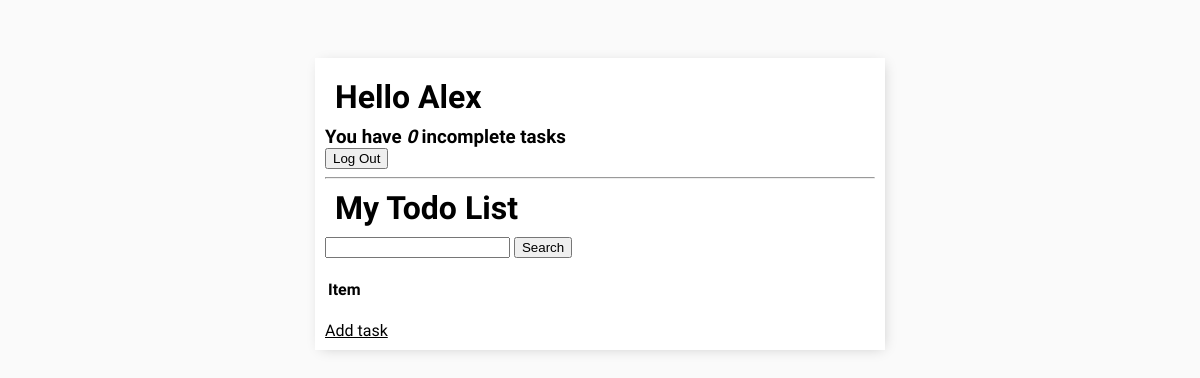
/ (signed in), run on an earlier commit of the app's database.
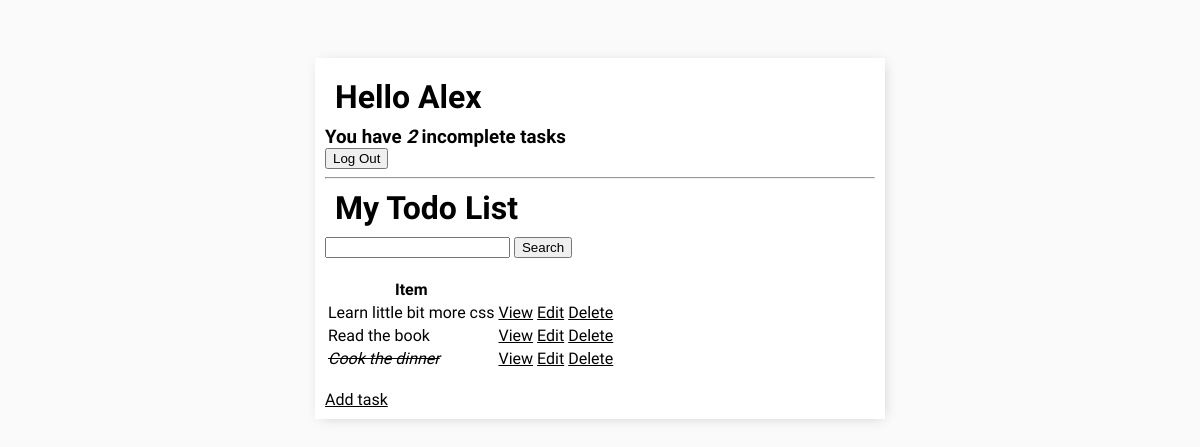
And on a later commit of the database.
### todo/models.py (models this page shows, shortened)
class Task(models.Model):
    user = models.ForeignKey(User, on_delete=models.CASCADE, null=True, blank=True)
    title = models.CharField(max_length=200, null=True)
    description = models.TextField(null=True)
    complete = models.BooleanField(default=False)
    created = models.DateTimeField(auto_now_add=True)
    class Meta:
        ordering = ['complete']

### todo/views.py (the view)
# urls.py: path('', TaskList.as_view(), name='tasks'),
class TaskList(LoginRequiredMixin, ListView):
    model = Task
    context_object_name = 'tasks'
    def get_context_data(self, **kwargs):
        context = super().get_context_data(**kwargs)
        context['tasks'] = context['tasks'].filter(user = self.request.user)
        context['count'] = context['tasks'].filter(complete=False).count()
        search_input = self.request.GET.get('search-area') or ''
        if search_input:
            context['tasks'] = context['tasks'].filter(title__startswith=search_input)
        context['search_input'] = search_input
        return context

### todo/templates/todo/task_list.html (shortened to what this page needs)
{% extends 'base.html' %}
{% block content %}
<div class="header-bar">
    <div>
        <h1>Hello {{request.user|title}}</h1>
        <h3 style="margin:0">You have <i>{{count}}</i> incomplete task{{ count|pluralize:"s" }}</h3>
    </div>
    {% if  request.user.is_authenticated %}
    <form action="{% url 'logout' %}" method="post">
        <button type="submit">Log Out</button>
    </form>
    {% else %}
    <form action="{% url 'login' %}" method="post">
        {% csrf_token %}
        <button type="submit">Log In</button>
    </form>
{% endif %}
</div>
<hr>
<h1>My Todo List</h1>
<form method="GET">
    <input type="text" name="search-area" value="{{search_input}}">
    <input type="submit" value="Search">
</form>
<br>
<div>
        <div>
            <table>
                <tr>
                    <th>Item</th>
                </tr>
                {% for task in tasks %}
                {% if task.complete %}
                <tr>
                    <td><i><s>{{task.title}}</s></i></td>
                    <td><a href="{% url 'task' task.id %}">View</a></td>
                    <td><a href="{% url 'task-update' task.id %}">Edit</a></td>
                    <td><a href="{% url 'task-delete' task.id %}">Delete</a></td>
                </tr>
                {% else %}
                <tr>
                    <td>{{task.title}}</td>
                    <td><a href="{% url 'task' task.id %}">View</a></td>
                    <td><a href="{% url 'task-update' task.id %}">Edit</a></td>
                    <td><a href="{% url 'task-delete' task.id %}">Delete</a></td>
                </tr>
                {% endif %}
                {% endfor %}
            </table>
        </div>
</div>
<br>
<a href="{% url 'task-create' %}">Add task</a>
{% endblock content %}

### todo/templates/base.html (shortened to what this page needs)
<!DOCTYPE html>
<html lang="en">
<head>
</head>
<body>
    <div class="container">
        {% block content %}
        {% endblock content %}
    </div>
</body>
</html>

### todo/templates/base.html (style rules this page uses)
body { background-color: #FAFAFA; font-family: "Nunito Sans", sans-serif; padding-top: 50px; }
.container { max-width: 550px; margin: auto; padding: 10px; background-color: #fff; -webkit-box-shadow: 2px 2px 13px -4px rgba(0, 0, 0, 0.21); box-shadow: 2px 2px 13px -4px rgba(0, 0, 0, 0.21); }
a, p { color: black; }
h1, h2, h3, h4, h5, h6 { padding: 0px; margin: 10px; }

What changed in the data, as far as the page shows it:
added Task: title "Learn little bit more css"
added Task: title "Read the book"
added Task: title "Cook the dinner"
Also different on the page:
{{ count }}: "0" → "2"
